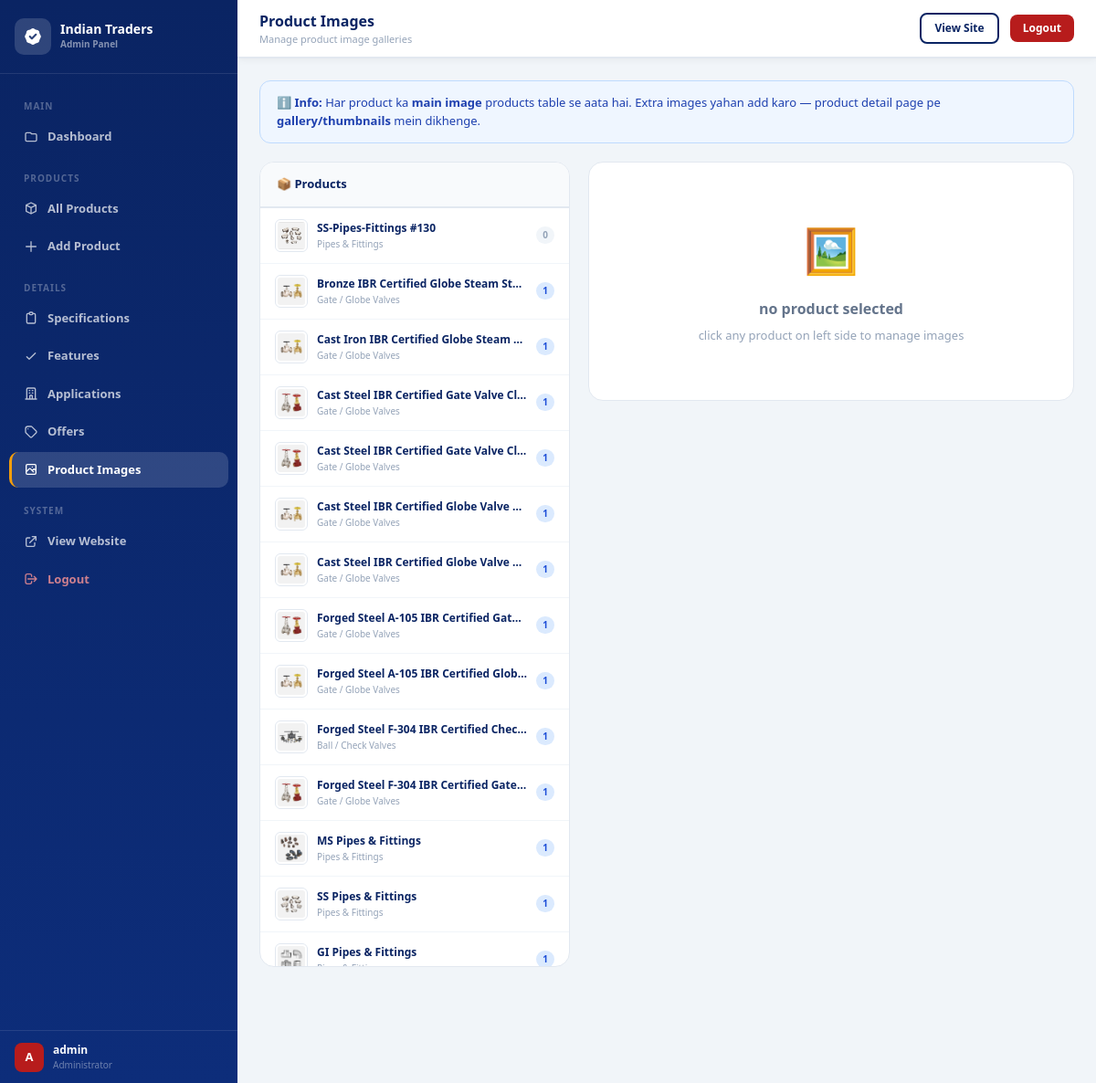
Page /admin/images.php (signed in) on the committed database.
### tables this page shows
CREATE TABLE `products` (
  `id` int(11) NOT NULL,
  `name` varchar(300) NOT NULL,
  `slug` varchar(300) NOT NULL,
  `subtitle` varchar(300) DEFAULT NULL,
  `description` text DEFAULT NULL,
  `image` varchar(300) DEFAULT './assets/images/Globe-Valve-1.png',
  `category` varchar(100) NOT NULL DEFAULT 'Gate / Globe Valves',
  `badge` varchar(50) DEFAULT NULL,
  `badge_color` varchar(100) DEFAULT 'bg-orange-600',
  `price_min` decimal(12,2) DEFAULT 0.00,
  `price_max` decimal(12,2) DEFAULT 0.00,
  `mrp` decimal(12,2) DEFAULT 0.00,
  `gst_percent` decimal(5,2) DEFAULT 18.00,
  `in_stock` tinyint(1) DEFAULT 1,
  `stock_label` varchar(50) DEFAULT 'In Stock',
  `ships_within` varchar(100) DEFAULT 'Ships within 24 hrs',
  `best_price` tinyint(1) DEFAULT 1,
  `min_order` int(11) DEFAULT 1,
  `min_order_unit` varchar(50) DEFAULT 'Piece',
  `delivery_days` varchar(50) DEFAULT '3–5 Days',
  `warranty` varchar(100) DEFAULT 'Mfr. Terms',
  `certification` varchar(100) DEFAULT 'ISO • IBR',
  `rating` decimal(3,1) DEFAULT 4.8,
  `orders_count` varchar(50) DEFAULT '1000+',
  `is_active` tinyint(1) DEFAULT 1,
  `sort_order` int(11) DEFAULT 0,
  `created_at` timestamp NOT NULL DEFAULT current_timestamp()
);

### admin/images.php (the view, shortened to what this page needs)
<?php
$conn = getConn();
$products = [];
$res = $conn->query("SELECT p.id, p.name, p.slug, p.category, p.image, COUNT(pi2.id) as img_count FROM products p LEFT JOIN product_images pi2 ON p.id=pi2.product_id WHERE p.is_active=1 GROUP BY p.id ORDER BY p.sort_order");
while($row = $res->fetch_assoc()) $products[] = $row;
$selectedProduct = null;
$selectedId = isset($_GET['product_id']) ? (int)$_GET['product_id'] : 0;
include 'header.php';
?>
<div style="padding:24px;">
<div style="background:#eff6ff;border:1.5px solid #bfdbfe;border-radius:12px;padding:14px 18px;margin-bottom:20px;font-size:13px;color:#1e40af;">
    <b>ℹ️ Info:</b> Har product ka <b>main image</b> products table se aata hai. Extra images yahan add karo — product detail page pe <b>gallery/thumbnails</b> mein dikhenge.
</div>
<div style="display:grid;grid-template-columns:340px 1fr;gap:20px;align-items:start;">
    <div style="background:white;border-radius:16px;border:1.5px solid #e2e8f0;overflow:hidden;position:sticky;top:20px;">
        <div style="background:#f8fafc;padding:14px 18px;border-bottom:2px solid #e2e8f0;">
            <h3 style="font-size:13px;font-weight:800;color:#0a2463;margin:0;">📦 Products</h3>
        </div>
        <div style="max-height:70vh;overflow-y:auto;">
            <?php foreach($products as $p): ?>
            <a href="?product_id=<?= $p['id'] ?>" style="display:flex;align-items:center;gap:10px;padding:12px 16px;border-bottom:1px solid #f1f5f9;text-decoration:none;<?= $selectedId===$p['id'] ? 'background:#eff6ff;border-left:3px solid #0a2463;' : '' ?>"
               onmouseover="if(<?= $selectedId ?>!=<?= $p['id'] ?>)this.style.background='#f8faff'"
               onmouseout="if(<?= $selectedId ?>!=<?= $p['id'] ?>)this.style.background='white'">
                <img src="../<?= htmlspecialchars(ltrim($p['image'], './')) ?>" style="width:36px;height:36px;object-fit:contain;border-radius:6px;border:1px solid #e2e8f0;padding:2px;flex-shrink:0;" onerror="this.style.display='none'">
                <div style="flex:1;min-width:0;">
                    <div style="font-size:12px;font-weight:700;color:#0a2463;white-space:nowrap;overflow:hidden;text-overflow:ellipsis;"><?= htmlspecialchars($p['name']) ?></div>
                    <div style="font-size:10px;color:#94a3b8;margin-top:1px;"><?= htmlspecialchars($p['category']) ?></div>
                </div>
                <span style="background:<?= $p['img_count']>0?'#dbeafe':'#f1f5f9' ?>;color:<?= $p['img_count']>0?'#1d4ed8':'#94a3b8' ?>;font-size:10px;font-weight:800;padding:2px 7px;border-radius:20px;flex-shrink:0;">
                    <?= $p['img_count'] ?>
                </span>
            </a>
            <?php endforeach; ?>
        </div>
    </div>
    <div>
        <?php if (!$selectedProduct): ?>
        <div style="background:white;border-radius:16px;border:1.5px solid #e2e8f0;padding:60px;text-align:center;">
            <div style="font-size:48px;margin-bottom:16px;">🖼️</div>
            <div style="font-size:16px;font-weight:700;color:#64748b;margin-bottom:8px;">no product selected</div>
            <div style="font-size:13px;color:#94a3b8;">click any product on left side to manage images</div>
        </div>
        <?php endif; ?>
    </div>
</div>
</div>
<?php include 'footer.php'; ?>

### rows in the picture
products: image (picture), name "SS-Pipes-Fittings #130", category "Pipes & Fittings", img_count "0"
products: image (picture), name "Bronze IBR Certified Globe Steam St…", category "Gate / Globe Valves", img_count "1"
products: image (picture), name "Cast Iron IBR Certified Globe Steam…", category "Gate / Globe Valves", img_count "1"
products: image (picture), name "Cast Steel IBR Certified Gate Valve Cl…", category "Gate / Globe Valves", img_count "1"
products: image (picture), name "Cast Steel IBR Certified Gate Valve Cl…", category "Gate / Globe Valves", img_count "1"
products: image (picture), name "Cast Steel IBR Certified Globe Valve…", category "Gate / Globe Valves", img_count "1"
products: image (picture), name "Cast Steel IBR Certified Globe Valve…", category "Gate / Globe Valves", img_count "1"
products: image (picture), name "Forged Steel A-105 IBR Certified Gat…", category "Gate / Globe Valves", img_count "1"
products: image (picture), name "Forged Steel A-105 IBR Certified Glob…", category "Gate / Globe Valves", img_count "1"
products: image (picture), name "Forged Steel F-304 IBR Certified Chec…", category "Ball / Check Valves", img_count "1"
products: image (picture), name "Forged Steel F-304 IBR Certified Gate…", category "Gate / Globe Valves", img_count "1"
products: image (picture), name "MS Pipes & Fittings", category "Pipes & Fittings", img_count "1"
products: image (picture), name "SS Pipes & Fittings", category "Pipes & Fittings", img_count "1"
products: image (picture), name "GI Pipes & Fittings", img_count "1"

### other values in the picture
$_SESSION['admin_user'] "admin"
$pageTitle "Product Images"
$pageSubtitle "Manage product image galleries"
